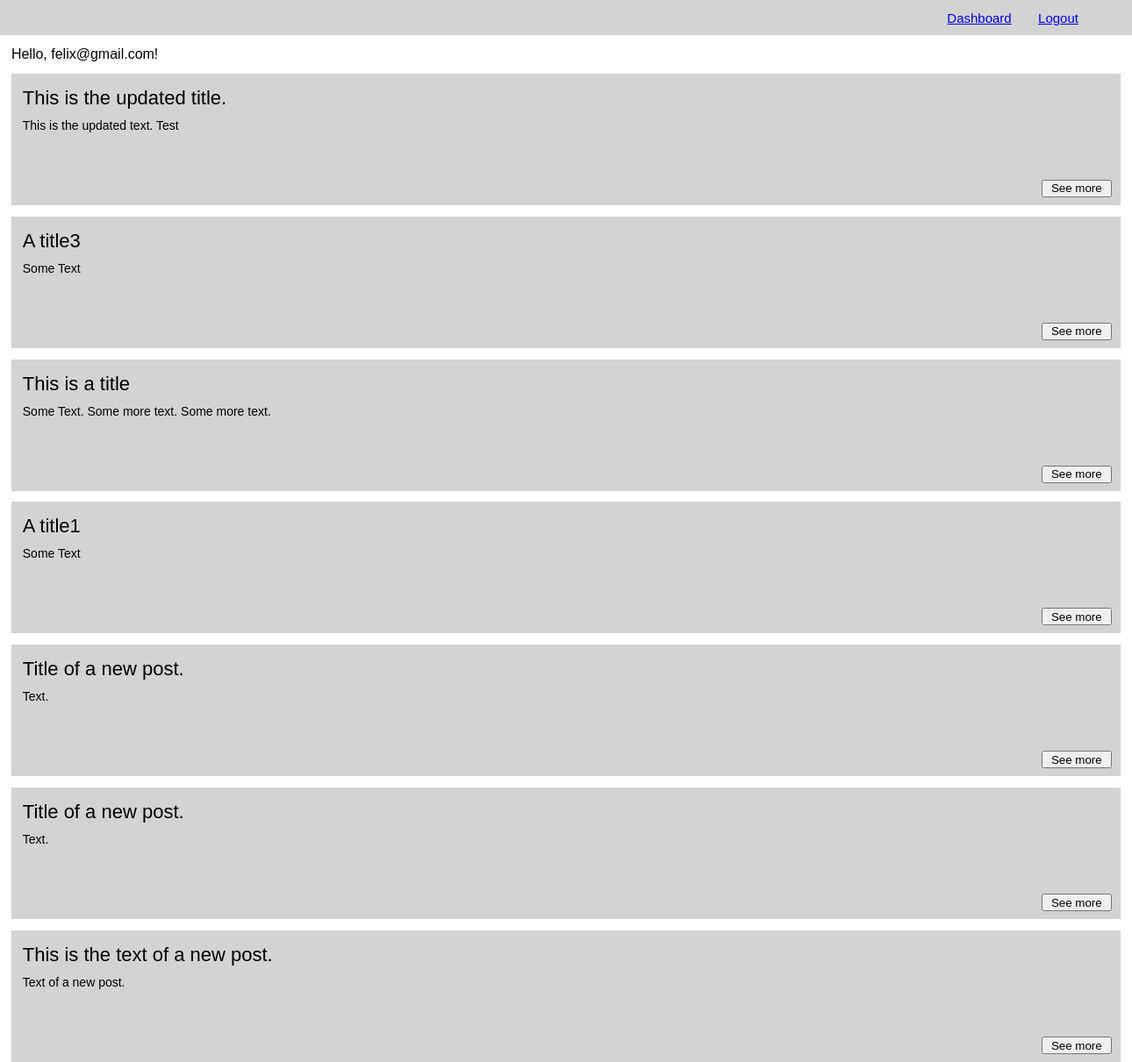
Page /index.php (signed in) on the committed database.
### tables this page shows
CREATE TABLE `posts` (
  `id` int(32) NOT NULL,
  `title` varchar(128) NOT NULL,
  `text` text NOT NULL,
  `date` datetime NOT NULL
);

### index.php (the view, shortened to what this page needs)
<?php
    include 'database/dbh.php';
    include 'header.php';
?>
<body>
    <?php
    if (isset($_SESSION['user'])) {
        echo "<div class='index-greeting'>Hello, ".$_SESSION['user']['email']."!</div>";
        $sql = "SELECT * FROM posts;";
        $rowsOfPosts = mysqli_query($conn, $sql);
        $numberOfRowsOfPosts = mysqli_num_rows($rowsOfPosts);
        $estimatedId = 1;
        for ($postNumber = 1; $postNumber <= $numberOfRowsOfPosts; $postNumber++) {
            $nextIdFound = false;
            while ($nextIdFound == false){
                $rowWithId = mysqli_query($conn, "SELECT * FROM posts WHERE id='".$estimatedId."'");
                $numberOfRowWithId = mysqli_num_rows($rowWithId);
                if ($numberOfRowWithId == 1) {
                    $nextIdFound = true;
                    $postId = $estimatedId;
                }
                $estimatedId++;
            }
            $rowWithIdFetched = mysqli_fetch_assoc($rowWithId);
            $postTitle = $rowWithIdFetched['title'];
            $postText = $rowWithIdFetched['text'];
            echo "
            <div class='post-preview'>
                <div class='post-preview-title'>";
            echo   $postTitle;
            echo "
                </div>
                <div class='post-preview-text' onclick>";
            echo $postText;
            echo "
                </div>
            <form method='POST'>
                <input type='hidden' name='postIdInput' value='".$postId."'>
                <button class='post-preview-seeMore-btn' type='submit'>See more</button>
            </form>
            </div>
            ";
        }
    }
    ?>
</body>
</html>

### css/style.css (style rules this page uses)
* { margin: 0px; padding: 0px; font-family: 'Arial'; }
body { overflow-x: hidden; }
.index-greeting { margin-top: 1vw; margin-left: 1vw; }
.post-preview { width: 98vw; height: 150px; margin-left: 1vw; margin-top: 1vw; background-color: lightgrey; }
.post-preview-title { position: relative; width: 96vw; left: 1vw; top: 15px; font-size: 22px; }
.post-preview-text { width: 96vw; height: 60px; position: relative; left: 1vw; top: 25px; font-size: 14px; overflow: hidden; }
.post-preview-seeMore-btn { width: 80px; height: 20px; position: relative; left: 91vw; top: 35px; }

### rows in the picture
posts: title "This is the updated title.", text "This is the updated text. Test"
posts: title "A title3", text "Some Text"
posts: title "This is a title", text "Some Text. Some more text. Some more text."
posts: title "A title1", text "Some Text"
posts: title "Title of a new post.", text "Text."
posts: title "Title of a new post.", text "Text."
posts: title "This is the text of a new post.", text "Text of a new post."

### other values in the picture
$_SESSION['user']['email'] "felix@gmail.com"
